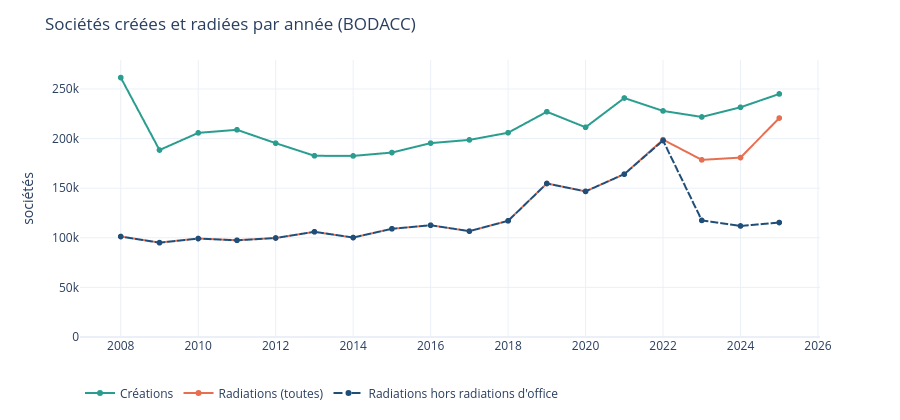

Write notebook code for a chart like this one.
### Markdown cell above
## 3. Data warehouse : sociétés créées et radiées par année

Les radiations d'office (nettoyage administratif du registre) sont séparées des autres radiations.

Les graphiques viennent de `reporting/graphiques.py`, le module qu'utilise aussi le site web : ils sont identiques partout.

### Code cell
societes_par_annee()

### Figure 1 — Plotly figure (JSON) as saved in the notebook; plotly's stock layout.template omitted (floating-point values rounded to 4 significant figures)
{"data": [{"line": {"color": "#2A9D8F"}, "mode": "lines+markers", "name": "Créations", "type": "scattergl", "x": [2008, 2009, 2010, 2011, 2012, 2013, 2014, 2015, 2016, 2017, 2018, 2019, 2020, 2021, 2022, 2023, 2024, 2025], "y": [261500.0, 188400.0, 205800.0, 208800.0, 195400.0, 182700.0, 182500.0, 185900.0, 195400.0, 198700.0, 205900.0, 227000.0, 211400.0, 240900.0, 227900.0, 221800.0, 231500.0, 245000.0]}, {"line": {"color": "#E76F51"}, "mode": "lines+markers", "name": "Radiations (toutes)", "type": "scattergl", "x": [2008, 2009, 2010, 2011, 2012, 2013, 2014, 2015, 2016, 2017, 2018, 2019, 2020, 2021, 2022, 2023, 2024, 2025], "y": [101300.0, 95170.0, 99270.0, 97560.0, 99810.0, 106000.0, 100200.0, 109100.0, 112600.0, 106700.0, 117100.0, 154800.0, 146800.0, 164200.0, 198900.0, 178600.0, 180800.0, 220700.0]}, {"line": {"color": "#1F4E79", "dash": "dash"}, "mode": "lines+markers", "name": "Radiations hors radiations d'office", "type": "scattergl", "x": [2008, 2009, 2010, 2011, 2012, 2013, 2014, 2015, 2016, 2017, 2018, 2019, 2020, 2021, 2022, 2023, 2024, 2025], "y": [101300.0, 95070.0, 99210.0, 97420.0, 99780.0, 106000.0, 100200.0, 109100.0, 112600.0, 106700.0, 117100.0, 154700.0, 146800.0, 164200.0, 198000.0, 117500.0, 111900.0, 115400.0]}], "layout": {"height": 420, "legend": {"orientation": "h", "y": -0.15}, "margin": {"b": 40, "t": 60}, "title": {"text": "Sociétés créées et radiées par année (BODACC)"}, "xaxis": {"dtick": 2}, "yaxis": {"rangemode": "tozero", "title": {"text": "sociétés"}}}}
